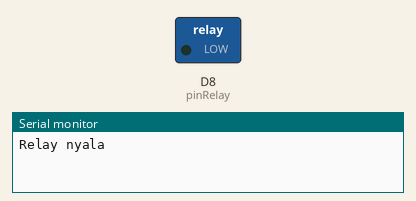
Recording of a sketch running on a simulated ESP8266 (NodeMCU). On the bench: switched loads named in the sketch (green lamp = pin HIGH), the last lines printed to the serial monitor.

Above: at 2.5 s.
At 7.5 s:
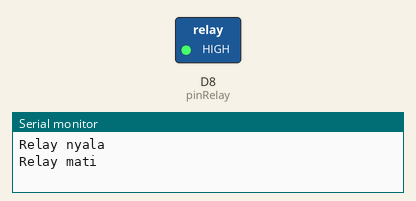
Timing chart, 0 to 13.0 s (numbered marks = the images above):
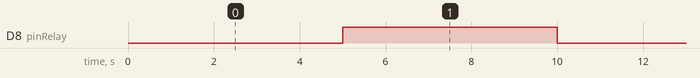

The sketch:

Relay.ino
```cpp
const int pinRelay = D8;

void setup() {
Serial.begin(9600);
pinMode(pinRelay, OUTPUT); //kondisi awal relay mati
digitalWrite(pinRelay, HIGH);
}

void loop() {
digitalWrite(pinRelay, LOW);
Serial.println("Relay nyala");
delay(5000); //nyala 1 detik
digitalWrite(pinRelay, HIGH);
Serial.println("Relay mati");
delay(5000); //mati 1 detik
}
```

Measured:
- by itself, D8 (pinRelay): alternates HIGH for 5.0 s and LOW for 5.0 s
